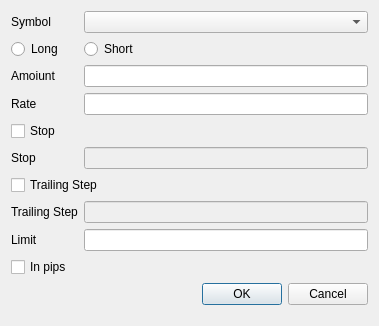
<?xml version="1.0" encoding="UTF-8"?>
<ui version="4.0">
 <class>OpenOrd</class>
 <widget class="QDialog" name="OpenOrd">
  <property name="geometry">
   <rect>
    <x>0</x>
    <y>0</y>
    <width>379</width>
    <height>326</height>
   </rect>
  </property>
  <property name="windowTitle">
   <string>Dialog</string>
  </property>
  <layout class="QFormLayout" name="formLayout">
   <item row="1" column="1">
    <widget class="QComboBox" name="comboBox"/>
   </item>
   <item row="2" column="0">
    <widget class="QRadioButton" name="radioButton">
     <property name="text">
      <string>Long</string>
     </property>
    </widget>
   </item>
   <item row="4" column="0">
    <widget class="QLabel" name="label_2">
     <property name="text">
      <string>Amoiunt</string>
     </property>
    </widget>
   </item>
   <item row="4" column="1">
    <widget class="QLineEdit" name="lineEdit"/>
   </item>
   <item row="5" column="0">
    <widget class="QLabel" name="label_6">
     <property name="text">
      <string>Rate</string>
     </property>
    </widget>
   </item>
   <item row="5" column="1">
    <widget class="QLineEdit" name="lineEdit_2"/>
   </item>
   <item row="6" column="0">
    <widget class="QCheckBox" name="checkBox">
     <property name="text">
      <string>Stop</string>
     </property>
    </widget>
   </item>
   <item row="7" column="0">
    <widget class="QLabel" name="label_3">
     <property name="text">
      <string>Stop</string>
     </property>
    </widget>
   </item>
   <item row="7" column="1">
    <widget class="QLineEdit" name="lineEdit_3">
     <property name="enabled">
      <bool>false</bool>
     </property>
    </widget>
   </item>
   <item row="8" column="0" colspan="2">
    <widget class="QCheckBox" name="checkBox_2">
     <property name="text">
      <string>Trailing Step</string>
     </property>
    </widget>
   </item>
   <item row="9" column="0">
    <widget class="QLabel" name="label_4">
     <property name="text">
      <string>Trailing Step</string>
     </property>
    </widget>
   </item>
   <item row="9" column="1">
    <widget class="QLineEdit" name="lineEdit_4">
     <property name="enabled">
      <bool>false</bool>
     </property>
    </widget>
   </item>
   <item row="10" column="0">
    <widget class="QLabel" name="label_5">
     <property name="text">
      <string>Limit</string>
     </property>
    </widget>
   </item>
   <item row="10" column="1">
    <widget class="QLineEdit" name="lineEdit_5">
     <property name="enabled">
      <bool>true</bool>
     </property>
    </widget>
   </item>
   <item row="11" column="0">
    <widget class="QCheckBox" name="checkBox_3">
     <property name="text">
      <string>In pips</string>
     </property>
    </widget>
   </item>
   <item row="12" column="1">
    <widget class="QDialogButtonBox" name="buttonBox">
     <property name="orientation">
      <enum>Qt::Horizontal</enum>
     </property>
     <property name="standardButtons">
      <set>QDialogButtonBox::Cancel|QDialogButtonBox::Ok</set>
     </property>
    </widget>
   </item>
   <item row="1" column="0">
    <widget class="QLabel" name="label">
     <property name="text">
      <string>Symbol</string>
     </property>
    </widget>
   </item>
   <item row="2" column="1">
    <widget class="QRadioButton" name="radioButton_2">
     <property name="text">
      <string>Short</string>
     </property>
    </widget>
   </item>
  </layout>
 </widget>
 <resources/>
 <connections>
  <connection>
   <sender>buttonBox</sender>
   <signal>accepted()</signal>
   <receiver>OpenOrd</receiver>
   <slot>accept()</slot>
   <hints>
    <hint type="sourcelabel">
     <x>248</x>
     <y>254</y>
    </hint>
    <hint type="destinationlabel">
     <x>157</x>
     <y>274</y>
    </hint>
   </hints>
  </connection>
  <connection>
   <sender>buttonBox</sender>
   <signal>rejected()</signal>
   <receiver>OpenOrd</receiver>
   <slot>reject()</slot>
   <hints>
    <hint type="sourcelabel">
     <x>316</x>
     <y>260</y>
    </hint>
    <hint type="destinationlabel">
     <x>286</x>
     <y>274</y>
    </hint>
   </hints>
  </connection>
 </connections>
</ui>
